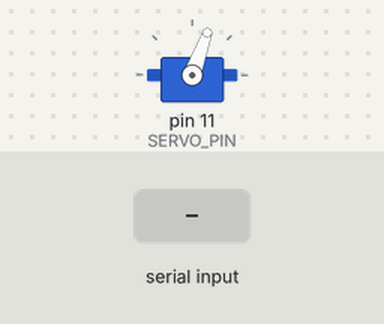
Recording of a sketch running on a simulated Arduino Uno, built with avr-gcc and run on an emulated ATmega328P. On the bench: servo. The test bench sets the inputs (shaded band). What the sketch prints to the serial monitor is not drawn.

Above: at 1.2 s.
1.3 s: "a" received over the second serial link
At 1.8 s:
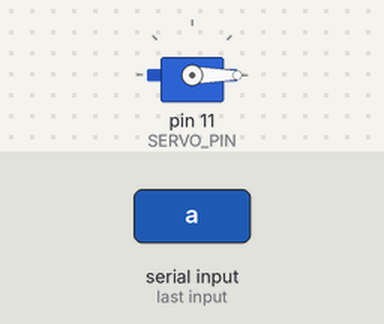
4.3 s: "b" received over the second serial link
At 5.3 s:
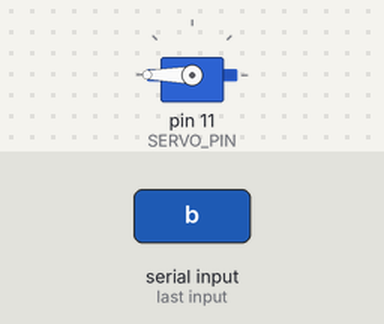
Timing chart, 0 to 7.8 s (numbered marks = the images above; inputs shaded):
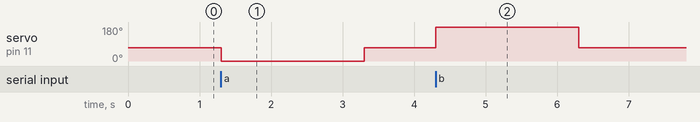

Measured:
- after the input at 1.3 s, servo on pin 11 (SERVO_PIN): 70° → 0° at once, → 70° 2.0 s later
- after the input at 4.3 s, servo on pin 11 (SERVO_PIN): 70° → 180° at once, → 70° 2.0 s later

The sketch:

Lightswitch_Arduino.ino
```cpp
#include <SoftwareSerial.h>
#include <Servo.h>

SoftwareSerial bluetooth(10, 9); // RX, TX
#define SERVO_PIN 11

#define POS_NEUTRAL 70
#define POS_ON      0
#define POS_OFF     180

Servo servo;

void activateSwitch(int); // Blocking
void watchdog();

void setup() {
  // put your setup code here, to run once:
  servo.attach(SERVO_PIN);
  servo.write(POS_NEUTRAL);

  bluetooth.begin(9600);
  bluetooth.print("k");

  Serial.begin(9600);
  Serial.println("Lightswitch checking in");
}

void loop() {
  // put your main code here, to run repeatedly:
  if (bluetooth.available()) {
    char msg = (char)bluetooth.read();
    if (msg=='a'){
      activateSwitch(POS_ON);
      bluetooth.write('a');
    }
    else if (msg=='b'){
      activateSwitch(POS_OFF);
      bluetooth.write('b');
    }
    else {
      Serial.println("Unexpected BT command found");
    }

    // Flush the bluetooth buffer to not spaz on repeated commands
    while (bluetooth.available())
      bluetooth.read();

  }

  watchdog();
}

void activateSwitch(int pos){
  servo.write(pos);
  delay(2000);
  servo.write(POS_NEUTRAL);
}

void watchdog() {
  static unsigned long lastTime = millis();
  if (millis() - lastTime > 1000){
    bluetooth.write('k');
    lastTime = millis();
  }
  }
```
